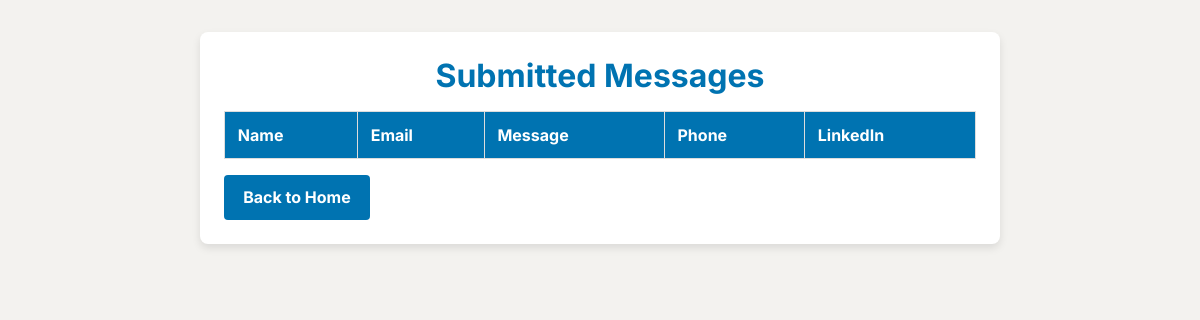
The app's page /messages, older data.
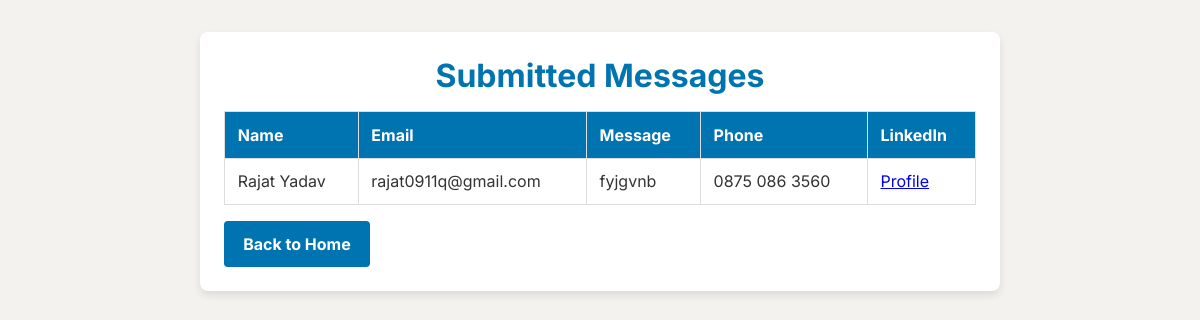
The same page, newer data.
### app/models.py (models this page shows, shortened)
class ContactMessage(db.Model):
    id = db.Column(db.Integer, primary_key=True)  # Auto-incrementing ID
    name = db.Column(db.String(100), nullable=False)  # Name of the user
    email = db.Column(db.String(120), unique=False, nullable=False)  # Email of the user
    message = db.Column(db.Text, nullable=False)  # Message content
    phone = db.Column(db.Integer, unique=False, nullable=False)  # Phone content
    linkedin = db.Column(db.String(120), unique=False, nullable=False)  # LinkedIn content
    timestamp = db.Column(db.DateTime, default=db.func.current_timestamp(), nullable=False)  # Timestamp

### app/routes.py (the view)
@main.route('/messages')
def view_messages():
    messages = ContactMessage.query.all()
    return render_template('messages.html', messages=messages)  # Create a messages.html file

### app/templates/messages.html (shortened to what this page needs)
<!DOCTYPE html>
<html lang="en">
<head>
    <link rel="stylesheet" href="{{ url_for('static', filename='styles.css') }}">
</head>
<body>
    <div class="container">
        <h1>Submitted Messages</h1>
        <table>
            <thead>
                <tr>
                    <th>Name</th>
                    <th>Email</th>
                    <th>Message</th>
                    <th>Phone</th>
                    <th>LinkedIn</th>
                </tr>
            </thead>
            <tbody>
                {% for message in messages %}
                <tr>
                    <td>{{ message.name }}</td>
                    <td>{{ message.email }}</td>
                    <td>{{ message.message }}</td>
                    <td>{{ message.phone }}</td>
                    <td>
                        <a href="{{ message.linkedin }}" target="_blank">Profile</a>
                    </td>
                </tr>
                {% endfor %}
            </tbody>
        </table>
        <a href="/" class="btn-back">Back to Home</a>
    </div>
</body>
</html>

### app/static/css/styles.css (style rules this page uses)
* { margin: 0; padding: 0; box-sizing: border-box; font-family: "Inter", Arial, sans-serif; }
:root { --primary-color: #0077b5; --secondary-color: #f0f0f0; --text-color: #333333; --button-hover: #005d91; }
.container { width: 90%; max-width: 1200px; margin: 0 auto; padding: 0, 15px; }

### app/templates/messages.html (style rules this page uses)
body { font-family: Arial, sans-serif; margin: 0; padding: 0; background-color: #f3f2ef; color: #333; }
.container { max-width: 800px; margin: 2rem auto; background-color: white; border-radius: 8px; padding: 1.5rem; box-shadow: 0px 4px 8px rgba(0, 0, 0, 0.1); }
h1 { text-align: center; color: #0073b1; }
table { width: 100%; border-collapse: collapse; margin-top: 1rem; }
table th, table td { border: 1px solid #ddd; padding: 0.8rem; text-align: left; }
table th { background-color: #0073b1; color: white; }
.btn-back { display: inline-block; margin-top: 1rem; padding: 0.8rem 1.2rem; background-color: #0073b1; color: white; text-decoration: none; border-radius: 4px; font-weight: bold; transition: background-color 0.3s; }

Row changes from the older to the newer data that the page shows:
added ContactMessage: name "Rajat Yadav", email "rajat0911q@gmail.com", message "fyjgvnb", phone "0875 086 3560"
